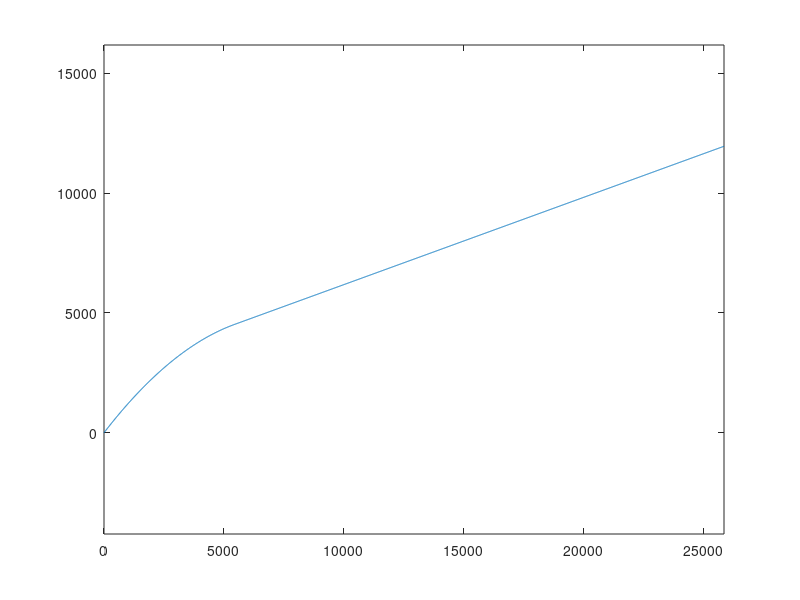

This figure's MATLAB source:
clear 
% close
iBC = 10;

deg = pi/180;
e = tan(20*deg); % coastal slope
c = 5e3;
a = e/c;

if iBC == 0.1, % Ball
    xl = 0:2e2:20e4;
    zl = c*(1 - exp(-a*xl));  
    save('PtSalBathy_Ball_test','xl','zl')
elseif iBC == 0.4,   % wedge
    xl = 0:1e3:3125e3;  
    zl = a*c*xl;
    save('PtSalBathy_wedge_test','xl','zl')
else % parabolic
    load('PtSalBathy.mat','xl','zl')    
    
    x2 = xl(1:548);
    z2 = zl(1:548);
    p2 = polyfit(x2, z2, 2);
    ratio2 = tan(20*deg)/p2(2); % scale the initial slope to 20 degree

    x1 = xl(549:end);
    z1 = zl(549:end);
    p1 = polyfit(x1, z1, 1);
    ratio1 = tan(20*deg)/p1(1); % scale the finas slope to 20 degree

    zl = zl * ratio1;
    save('PtSalBathy_Bathy_test','xl','zl')
end

figure
plot(xl,zl)
axis equal
% save('PtSalBathy_Ball_test')
